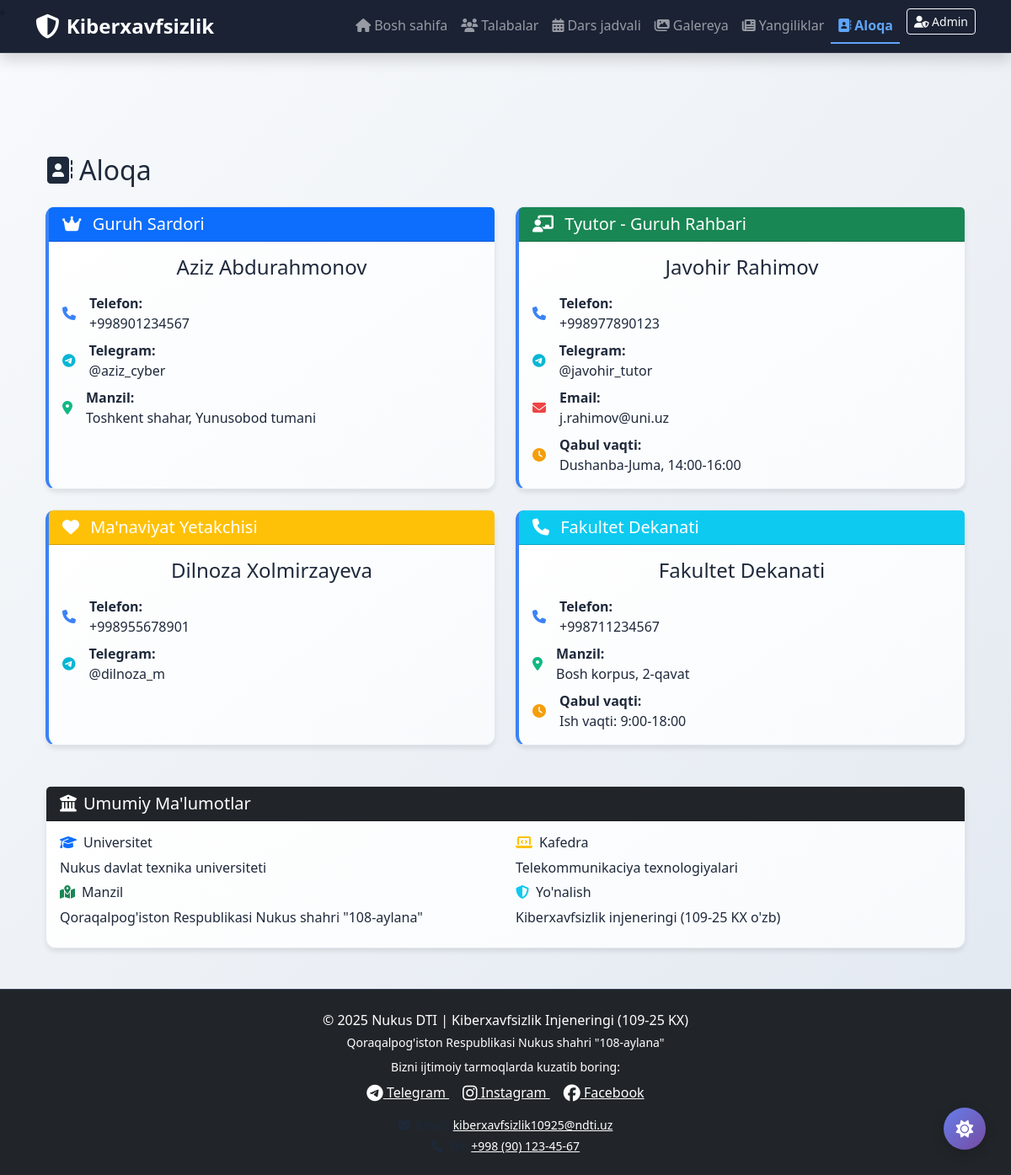
The app's page /contact with its own data.
### tables this page shows
CREATE TABLE contacts
                 (id INTEGER PRIMARY KEY AUTOINCREMENT,
                  name TEXT NOT NULL,
                  position TEXT NOT NULL,
                  phone TEXT NOT NULL,
                  telegram TEXT,
                  email TEXT,
                  address TEXT,
                  work_hours TEXT,
                  created_at TIMESTAMP DEFAULT CURRENT_TIMESTAMP);

### app.py (the view)
@app.route("/contact")
def contact():
    conn = get_db_connection()
    contacts = conn.execute('SELECT * FROM contacts ORDER BY id').fetchall()
    conn.close()
    return render_template("contact.html", contacts=contacts)

### app.py (called while the page is built)
@app.before_request
def before_request():
    session.permanent = True
    app.permanent_session_lifetime = timedelta(minutes=30)
    session.modified = True

def get_db_connection():
    conn = sqlite3.connect('mysite.db')
    conn.row_factory = sqlite3.Row
    return conn

### templates/contact.html (shortened to what this page needs)
{% extends "base.html" %}
{% block content %}
<div class="container mt-4">
  <h2 class="mb-4"><i class="fa-solid fa-address-book me-2"></i>Aloqa</h2>
  <div class="row">
    {% for contact in contacts %}
    <div class="col-md-6 mb-4">
      <div class="card cyber-card h-100 contact-card">
        <div class="card-header
          {% if 'Sardori' in contact.position %}bg-primary
          {% elif 'Tyutor' in contact.position %}bg-success
          {% elif 'Ma\'naviyat' in contact.position %}bg-warning text-dark
          {% else %}bg-info{% endif %} text-white">
          <h5 class="mb-0">
            {% if 'Sardori' in contact.position %}<i class="fa-solid fa-crown me-2"></i>
            {% elif 'Tyutor' in contact.position %}<i class="fa-solid fa-chalkboard-user me-2"></i>
            {% elif 'Ma\'naviyat' in contact.position %}<i class="fa-solid fa-heart me-2"></i>
            {% else %}<i class="fa-solid fa-phone me-2"></i>{% endif %}
            {{ contact.position }}
          </h5>
        </div>
        <div class="card-body contact-info">
          <h4 class="text-center mb-3 contact-name">{{ contact.name }}</h4>
          <div class="contact-details">
            <div class="d-flex align-items-center mb-2">
              <i class="fa-solid fa-phone me-3 text-primary"></i>
              <div>
                <strong class="contact-label">Telefon:</strong><br>
                <a href="tel:{{ contact.phone }}" class="text-decoration-none contact-text">{{ contact.phone }}</a>
              </div>
            </div>
            {% if contact.telegram %}
            <div class="d-flex align-items-center mb-2">
              <i class="fa-brands fa-telegram me-3 text-info"></i>
              <div>
                <strong class="contact-label">Telegram:</strong><br>
                <a href="https://t.me/{{ contact.telegram|replace('@', '') }}" target="_blank" class="text-decoration-none contact-text">{{ contact.telegram }}</a>
              </div>
            </div>
            {% endif %}
            {% if contact.email %}
            <div class="d-flex align-items-center mb-2">
              <i class="fa-solid fa-envelope me-3 text-danger"></i>
              <div>
                <strong class="contact-label">Email:</strong><br>
                <a href="mailto:{{ contact.email }}" class="text-decoration-none contact-text">{{ contact.email }}</a>
              </div>
            </div>
            {% endif %}
            {% if contact.address %}
            <div class="d-flex align-items-center mb-2">
              <i class="fa-solid fa-location-dot me-3 text-success"></i>
              <div>
                <strong class="contact-label">Manzil:</strong><br>
                <span class="contact-text">{{ contact.address }}</span>
              </div>
            </div>
            {% endif %}
            {% if contact.work_hours %}
            <div class="d-flex align-items-center">
              <i class="fa-solid fa-clock me-3 text-warning"></i>
              <div>
                <strong class="contact-label">Qabul vaqti:</strong><br>
                <span class="contact-text">{{ contact.work_hours }}</span>
              </div>
            </div>
            {% endif %}
          </div>
        </div>
      </div>
    </div>
    {% endfor %}
  </div>
  <div class="card cyber-card mt-4">
    <div class="card-header bg-dark text-white">
      <h5 class="mb-0"><i class="fa-solid fa-university me-2"></i>Umumiy Ma'lumotlar</h5>
    </div>
    <div class="card-body">
      <div class="row">
        <div class="col-md-6">
          <h6><i class="fa-solid fa-graduation-cap me-2 text-primary"></i>Universitet</h6>
          <p class="mb-2 contact-text">Nukus davlat texnika universiteti</p>
          <h6><i class="fa-solid fa-map-location-dot me-2 text-success"></i>Manzil</h6>
          <p class="mb-2 contact-text">Qoraqalpog'iston Respublikasi Nukus shahri "108-aylana"</p>
        </div>
        <div class="col-md-6">
          <h6><i class="fa-solid fa-laptop-code me-2 text-warning"></i>Kafedra</h6>
          <p class="mb-2 contact-text">Telekommunikaciya texnologiyalari</p>
          <h6><i class="fa-solid fa-shield-halved me-2 text-info"></i>Yo'nalish</h6>
          <p class="mb-0 contact-text">Kiberxavfsizlik injeneringi (109-25 KX o'zb)</p>
        </div>
      </div>
    </div>
  </div>
</div>
{% endblock %}

### static/css/style.css (style rules this page uses)
body { background: linear-gradient(135deg, #f8fafc 0%, #e2e8f0 100%); min-height: 100vh; color: #1e293b !important; }
.cyber-card { background: linear-gradient(145deg, #ffffff 0%, #f8fafc 100%); border: 1px solid #e2e8f0; border-radius: 12px; transition: all 0.3s ease; box-shadow: 0 4px 6px -1px rgba(0, 0, 0, 0.1); color: #1e293b !important; }
.contact-card { border-left: 4px solid #3b82f6; }
.contact-info h4, .contact-info h6, .contact-info strong, .contact-info p, .contact-info span { color: #1e293b !important; }
.contact-details .text-primary { color: #3b82f6 !important; }
.contact-details .text-info { color: #06b6d4 !important; }
.contact-details .text-danger { color: #ef4444 !important; }
.contact-details .text-success { color: #10b981 !important; }
.contact-details .text-warning { color: #f59e0b !important; }
* { transition: background-color 0.3s ease, border-color 0.3s ease, color 0.3s ease !important; }

### templates/contact.html (style rules this page uses)
.contact-name, .contact-label, .contact-text { color: #1e293b; }

### records on screen
contacts: position "Guruh Sardori", name "Aziz Abdurahmonov", phone "+998901234567", telegram "@aziz_cyber", address "Toshkent shahar, Yunusobod tumani"
contacts: position "Tyutor - Guruh Rahbari", name "Javohir Rahimov", phone "+998977890123", telegram "@javohir_tutor", email "j.rahimov@uni.uz", work_hours "Dushanba-Juma, 14:00-16:00"
contacts: position "Ma'naviyat Yetakchisi", name "Dilnoza Xolmirzayeva", phone "+998955678901", telegram "@dilnoza_m"
contacts: position "Fakultet Dekanati", name "Fakultet Dekanati", phone "+998711234567", address "Bosh korpus, 2-qavat", work_hours "Ish vaqti: 9:00-18:00"
